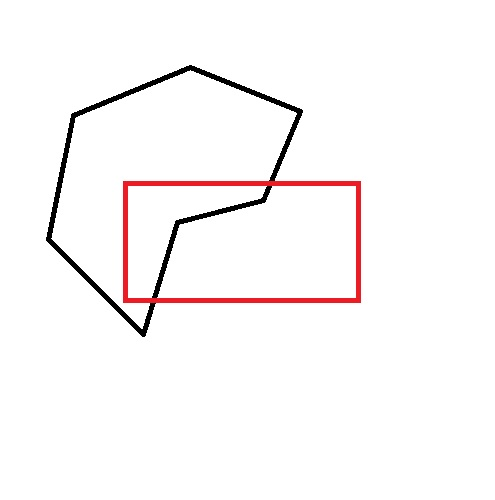
//> input picture intersection/intersection/test.jpg, 495 x 500 px
$ ./intersection   (built with g++ and OpenCV 4)
//> lines starting //> are read from the running program, lines starting //| are printed output that depends on the picture; after the words box and inside, x2 and y2 are one past the last pixel; in counts of white or black regions, pixels touching at a corner belong together
// intersection.cpp : 定义控制台应用程序的入口点。
//

#include "stdafx.h"
#include "opencv.hpp"
#include <vector>
#include <windows.h>

using namespace cv;
using namespace std;

//排斥实验
bool IsRectCross(const Point &p1, const Point &p2, const Point &q1, const Point &q2)
{
	bool ret = min(p1.x, p2.x) <= max(q1.x, q2.x) &&
		min(q1.x, q2.x) <= max(p1.x, p2.x) &&
		min(p1.y, p2.y) <= max(q1.y, q2.y) &&
		min(q1.y, q2.y) <= max(p1.y, p2.y);
	return ret;
}

//跨立判断
bool IsLineSegmentCross(const Point &pFirst1, const Point &pFirst2, const Point &pSecond1, const Point &pSecond2)
{
	double v1 = 0.0;
	double v2 = 0.0;
	double v3 = 0.0;
	double v4 = 0.0;

	//求向量的叉乘值,当值为正时表示正旋转,负时表示负旋转，当向量满足一正一负旋转时表示线段相交
	v1 = (pFirst1.x - pSecond2.x)*(pSecond1.y - pSecond2.y) - (pFirst1.y - pSecond2.y)*(pSecond1.x - pSecond2.x);
	v2 = (pFirst2.x - pSecond2.x)*(pSecond1.y - pSecond2.y) - (pFirst2.y - pSecond2.y)*(pSecond1.x - pSecond2.x);

	if (v1*v2 > 0.00000001)
	{
		return false;
	}

	v3 = (pSecond1.x - pFirst2.x)*(pFirst1.y - pFirst2.y) - (pSecond1.y - pFirst2.y)*(pFirst1.x - pFirst2.x);
	v4 = (pSecond2.x - pFirst2.x)*(pFirst1.y - pFirst2.y) - (pSecond2.y - pFirst2.y)*(pFirst1.x - pFirst2.x);

	if (v3*v4 > 0.00000001)
	{
		return false;
	}

	return true;
}

bool GetCrossPoint(const Point &p1, const Point &p2, const Point &q1, const Point &q2, long &x, long &y)
{
	if (IsRectCross(p1, p2, q1, q2))
	{
		if (IsLineSegmentCross(p1, p2, q1, q2))
		{
			//求交点
			long tmpLeft, tmpRight;
			tmpLeft = (q2.x - q1.x) * (p1.y - p2.y) - (p2.x - p1.x) * (q1.y - q2.y);
			tmpRight = (p1.y - q1.y) * (p2.x - p1.x) * (q2.x - q1.x) + q1.x * (q2.y - q1.y) * (p2.x - p1.x) - p1.x * (p2.y - p1.y) * (q2.x - q1.x);

			x = (int)((double)tmpRight / (double)tmpLeft);

			tmpLeft = (p1.x - p2.x) * (q2.y - q1.y) - (p2.y - p1.y) * (q1.x - q2.x);
			tmpRight = p2.y * (p1.x - p2.x) * (q2.y - q1.y) + (q2.x - p2.x) * (q2.y - q1.y) * (p1.y - p2.y) - q2.y * (q1.x - q2.x) * (p2.y - p1.y);
			y = (int)((double)tmpRight / (double)tmpLeft);
			return true;
		}
	}
	return false;
}

//  The function will return YES if the point x,y is inside the polygon, or
//  NO if it is not.  If the point is exactly on the edge of the polygon,
//  then the function may return YES or NO.
bool IsPointInPolygon(std::vector<Point> &poly, Point pt)
{
	int i, j;
	bool c = false;
	for (i = 0, j = poly.size() - 1; i < poly.size(); j = i++)
	{
		if ((((poly[i].y <= pt.y) && (pt.y < poly[j].y)) ||
			((poly[j].y <= pt.y) && (pt.y < poly[i].y)))
			&& (pt.x < (poly[j].x - poly[i].x) * (pt.y - poly[i].y) / (poly[j].y - poly[i].y) + poly[i].x))
		{
			c = !c;
		}
	}
	return c;
}

//若点a大于点b,即点a在点b顺时针方向,返回true,否则返回false
bool PointCmp(const Point &a, const Point &b, const Point &center)
{
	if (a.x >= 0 && b.x < 0)
		return true;
	if (a.x == 0 && b.x == 0)
		return a.y > b.y;
	//向量OA和向量OB的叉积
	int det = (a.x - center.x) * (b.y - center.y) - (b.x - center.x) * (a.y - center.y);
	if (det < 0)
		return true;
	if (det > 0)
		return false;
	//向量OA和向量OB共线，以距离判断大小
	int d1 = (a.x - center.x) * (a.x - center.x) + (a.y - center.y) * (a.y - center.y);
	int d2 = (b.x - center.x) * (b.x - center.y) + (b.y - center.y) * (b.y - center.y);
	return d1 > d2;
}
void ClockwiseSortPoints(std::vector<Point> &vPoints)
{
	//计算重心
	cv::Point center;
	double x = 0, y = 0;
	for (int i = 0; i < vPoints.size(); i++)
	{
		x += vPoints[i].x;
		y += vPoints[i].y;
	}
	center.x = (int)x / vPoints.size();
	center.y = (int)y / vPoints.size();

	//冒泡排序
	for (int i = 0; i < vPoints.size() - 1; i++)
	{
		for (int j = 0; j < vPoints.size() - i - 1; j++)
		{
			if (PointCmp(vPoints[j], vPoints[j + 1], center))
			{
				cv::Point tmp = vPoints[j];
				vPoints[j] = vPoints[j + 1];
				vPoints[j + 1] = tmp;
			}
		}
	}
}

//求两个轮廓的交集
bool getintersection(vector<Point> &poly1, vector<Point> &poly2, std::vector<Point> &interPoly)
{
	if (poly1.size() < 3 || poly2.size() < 3)
	{
		return false;
	}

	long x, y;
	//计算多边形交点
	for (int i = 0; i < poly1.size(); i++)
	{
		int poly1_next_idx = (i + 1) % poly1.size();
		for (int j = 0; j < poly2.size(); j++)
		{
			int poly2_next_idx = (j + 1) % poly2.size();
			if (GetCrossPoint(poly1[i], poly1[poly1_next_idx], poly2[j], poly2[poly2_next_idx], x, y))
			{
				interPoly.push_back(cv::Point(x, y));
			}
		}
	}

	//计算多边形内部点
	for (int i = 0; i < poly1.size(); i++)
	{
		if (IsPointInPolygon(poly2, poly1[i]))
		{
			interPoly.push_back(poly1[i]);
		}
	}

	for (int i = 0; i < poly2.size(); i++)
	{
		if (IsPointInPolygon(poly1, poly2[i]))
		{
			interPoly.push_back(poly2[i]);
		}
	}

	if (interPoly.size() <= 0)
		return false;

	//点集排序
	ClockwiseSortPoints(interPoly);
	return true;
}

int _tmain(int argc, _TCHAR* argv[])
{
	Mat src = imread("./test.JPG", CV_LOAD_IMAGE_COLOR);
//> src is the input picture: 500 rows x 495 cols, CV_8UC3; mean B, G, R 247.8, 247.7, 250.3
	Mat Retsrc = imread("./test.JPG", CV_LOAD_IMAGE_GRAYSCALE);
//> Retsrc: 500 rows x 495 cols, CV_8UC1; min 0, max 255, mean 248.6

	Mat planes[] = { Mat::zeros(src.size(), CV_8UC1), Mat::zeros(src.size(), CV_8UC1), Mat::zeros(src.size(), CV_8UC1)};
	split(src, planes);

	for (int i = 0; i < planes[1].rows; i++)
	{
		for (int j = 0; j < planes[1].cols; j++)
		{
			if (planes[1].at<uchar>(i, j) >= 100)
			{
				planes[1].at<uchar>(i, j) = 255;
			}
		}
	}
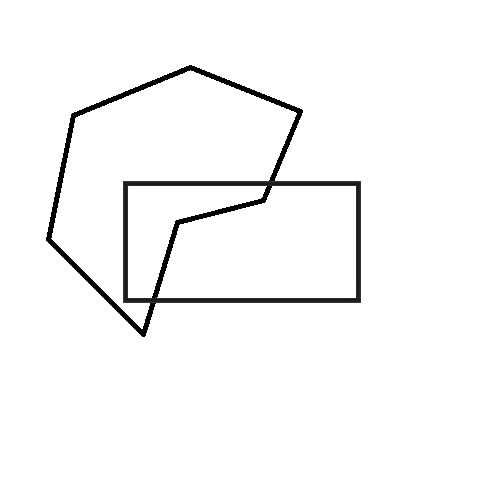
//> planes[1]: 500 rows x 495 cols, CV_8UC1; min 0, max 255, mean 247.8

	for (int i = 0; i < planes[2].rows; i++)
	{
		for (int j = 0; j < planes[2].cols; j++)
		{
			if (planes[2].at<uchar>(i, j) > 100)
			{
				planes[2].at<uchar>(i, j) = 255;
			}
		}
	}
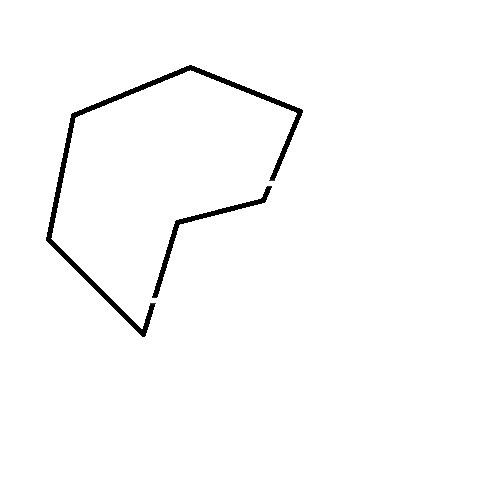
//> planes[2]: 500 rows x 495 cols, CV_8UC1; min 0, max 255, mean 250.9

	Mat red = planes[1];
	Mat green = planes[2];

	threshold(green, green, 100, 255, THRESH_BINARY);
//> green: 500 rows x 495 cols, CV_8UC1; 98.4% white; 2 black regions, box (x1, y1, x2, y2) and area: (46, 65, 303, 337) 3066, (152, 186, 272, 298) 914
	green = 255 - green;
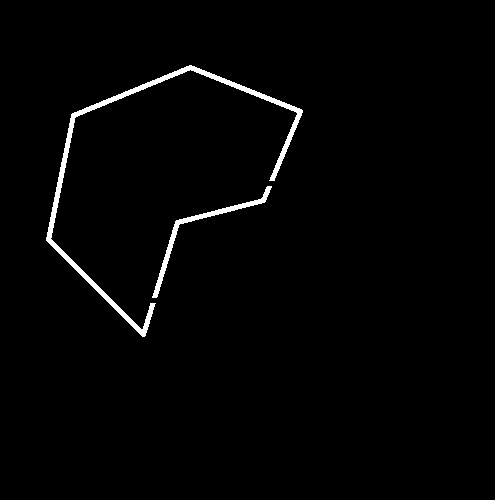
//> green: 500 rows x 495 cols, CV_8UC1; 1.6% white; 2 white regions, box (x1, y1, x2, y2) and area: (46, 65, 303, 337) 3066, (152, 186, 272, 298) 914
	imshow("green", green); //R
	waitKey(0);

	threshold(red, red, 100, 255, THRESH_BINARY);
	morphologyEx(red, red, MORPH_OPEN, getStructuringElement(MORPH_RECT, Size(25, 25)));
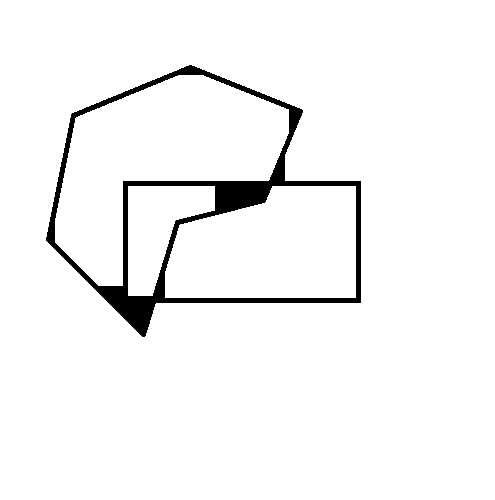
//> red: 500 rows x 495 cols, CV_8UC1; 96.1% white; 1 black region, box (x1, y1, x2, y2) and area: (46, 65, 361, 337) 9588
	red = 255 - red;
//> red: 500 rows x 495 cols, CV_8UC1; 3.9% white; 1 white region
	imshow("red", red); //R
	waitKey(0);

	vector<vector<Point>> contours_green;
	vector<vector<Point>> contours_red;

	findContours(green, contours_green, CV_RETR_EXTERNAL, CV_CHAIN_APPROX_NONE);
//> contours_green = 2 contours; box (x1, y1, x2, y2) and area: (46, 65, 303, 337) 2517, (152, 186, 272, 298) 735
	Mat draw = Mat::zeros(green.size(), CV_8UC1);

	findContours(red, contours_red, CV_RETR_EXTERNAL, CV_CHAIN_APPROX_NONE);
//> contours_red = 1 contour; box (x1, y1, x2, y2) and area: (46, 65, 361, 337) 57585

	vector<Point> contours_det;
	DWORD start = GetTickCount();
	getintersection(contours_green[0], contours_red[0], contours_det);
//> after the loop in getintersection, `for (int i = 0; i < poly1.size(); i++)`: x = 0
//> after the loop in getintersection, `for (int i = 0; i < poly1.size(); i++)`: interPoly = contour of 356 points, box (x1, y1, x2, y2) (152, 186, 272, 298), area 735
//> the loop in ClockwiseSortPoints, `for (int i = 0; i < vPoints.size(); i++)` made 356 passes
//> (x, y) on passes 1 to 3: (267, 186), (533, 373), (799, 561)
//> after the loop in ClockwiseSortPoints, `for (int i = 0; i < vPoints.size(); i++)`: x = 71387; y = 82137
//> in ClockwiseSortPoints, `center.x = (int)x / vPoints.size();`: center = Point(200, 0)
//> in ClockwiseSortPoints, `center.y = (int)y / vPoints.size();`: center = Point(200, 230)
//> after the loop in ClockwiseSortPoints, `for (int i = 0; i < vPoints.size() - 1; i++)`: vPoints = 356 Points (x, y), first 12: [167, 247], [168, 246], [168, 245], [168, 244], [169, 243], [169, 242], [169, 241], [169, 240], [170, 239], [170, 238], [170, 237], [171, 236]
//> in getintersection, `ClockwiseSortPoints(interPoly);`: interPoly has the same summary as vPoints in ClockwiseSortPoints
//> contours_det has the same summary as vPoints in ClockwiseSortPoints
	DWORD end = GetTickCount();
	printf("时间：%dms\n", (end - start));

	vector<vector<Point>> contours_final;
	contours_final.push_back(contours_det);
//> contours_final = 1 contour; box (x1, y1, x2, y2) and area: (152, 186, 272, 298) 4037
	drawContours(Retsrc, contours_final, -1, Scalar(0), CV_FILLED);
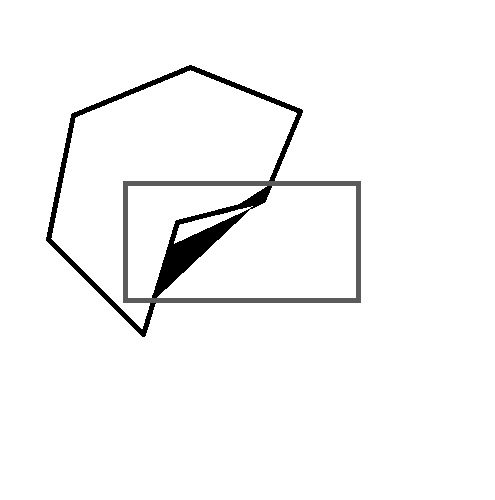
//> Retsrc: 500 rows x 495 cols, CV_8UC1; min 0, max 255, mean 246.6

	namedWindow("Retsrc",0);
	imshow("Retsrc", Retsrc);
	waitKey(0);

	return 0;
}

$ run again, with intersection/intersection/color2.JPG copied over intersection/intersection/test.jpg
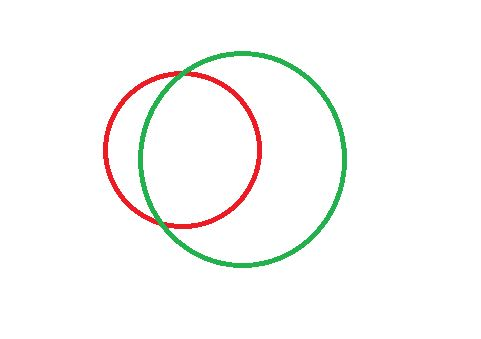
//> input picture intersection/intersection/color2.JPG, 481 x 339 px
//> src is the input picture: 339 rows x 481 cols, CV_8UC3; mean B, G, R 248, 249.8, 249.7
//> `threshold(green, green, 100, 255, THRESH_BINARY);`:
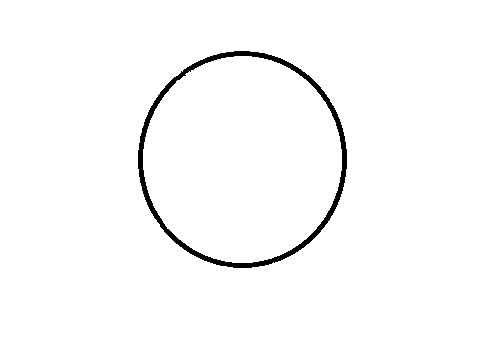
//> green: 339 rows x 481 cols, CV_8UC1; 98% white; 1 black region, box (x1, y1, x2, y2) and area: (138, 51, 347, 268) 3221
//> contours_green = 1 contour; box (x1, y1, x2, y2) and area: (138, 51, 347, 268) 35266
//> contours_red = 1 contour; box (x1, y1, x2, y2) and area: (103, 71, 262, 229) 19483
//> the loop in getintersection, `for (int i = 0; i < poly1.size(); i++)` made 602 passes
//> (x, y) on passes 1 to 3: (0, 0), (0, 0), (0, 0)
//> after the loop in getintersection, `for (int i = 0; i < poly1.size(); i++)`: x = 160; y = 225; interPoly = 12 Points (x, y): [183, 71], [183, 71], [183, 71], [183, 71], [181, 71], [181, 71], [181, 71], [181, 71], [160, 225], [160, 225], [160, 225], [160, 225]
//> after the loop in getintersection, `for (int i = 0; i < poly1.size(); i++)`: interPoly = 170 Points (x, y), first 12: [183, 71], [183, 71], [183, 71], [183, 71], [181, 71], [181, 71], [181, 71], [181, 71], [160, 225], [160, 225], [160, 225], [160, 225]
//> after the loop in getintersection, `for (int i = 0; i < poly2.size(); i++)`: interPoly = contour of 415 points, box (x1, y1, x2, y2) (138, 71, 262, 229), area 15093
//> the loop in ClockwiseSortPoints, `for (int i = 0; i < vPoints.size(); i++)` made 415 passes
//> (x, y) on passes 1 to 3: (183, 71), (366, 142), (549, 213)
//> after the loop in ClockwiseSortPoints, `for (int i = 0; i < vPoints.size(); i++)`: x = 81141; y = 62885
//> in ClockwiseSortPoints, `center.x = (int)x / vPoints.size();`: center = Point(195, 0)
//> in ClockwiseSortPoints, `center.y = (int)y / vPoints.size();`: center = Point(195, 151)
//> after the loop in ClockwiseSortPoints, `for (int i = 0; i < vPoints.size() - 1; i++)`: vPoints = contour of 415 points, box (x1, y1, x2, y2) (138, 71, 262, 229), area 14939
//> in getintersection, `ClockwiseSortPoints(interPoly);`: interPoly has the same summary as vPoints in ClockwiseSortPoints
//> contours_det has the same summary as vPoints in ClockwiseSortPoints
//> contours_final = 1 contour; box (x1, y1, x2, y2) and area: (138, 71, 262, 229) 14939
//> `drawContours(Retsrc, contours_final, -1, Scalar(0), CV_FILLED);`:
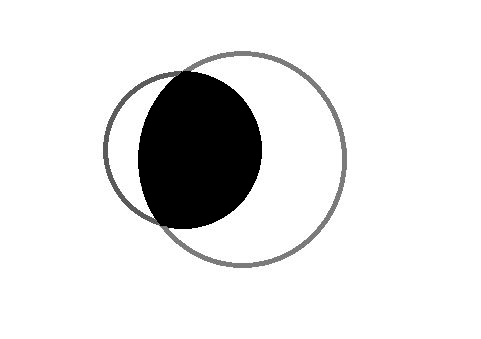
//> Retsrc: 339 rows x 481 cols, CV_8UC1; min 0, max 255, mean 228.2
